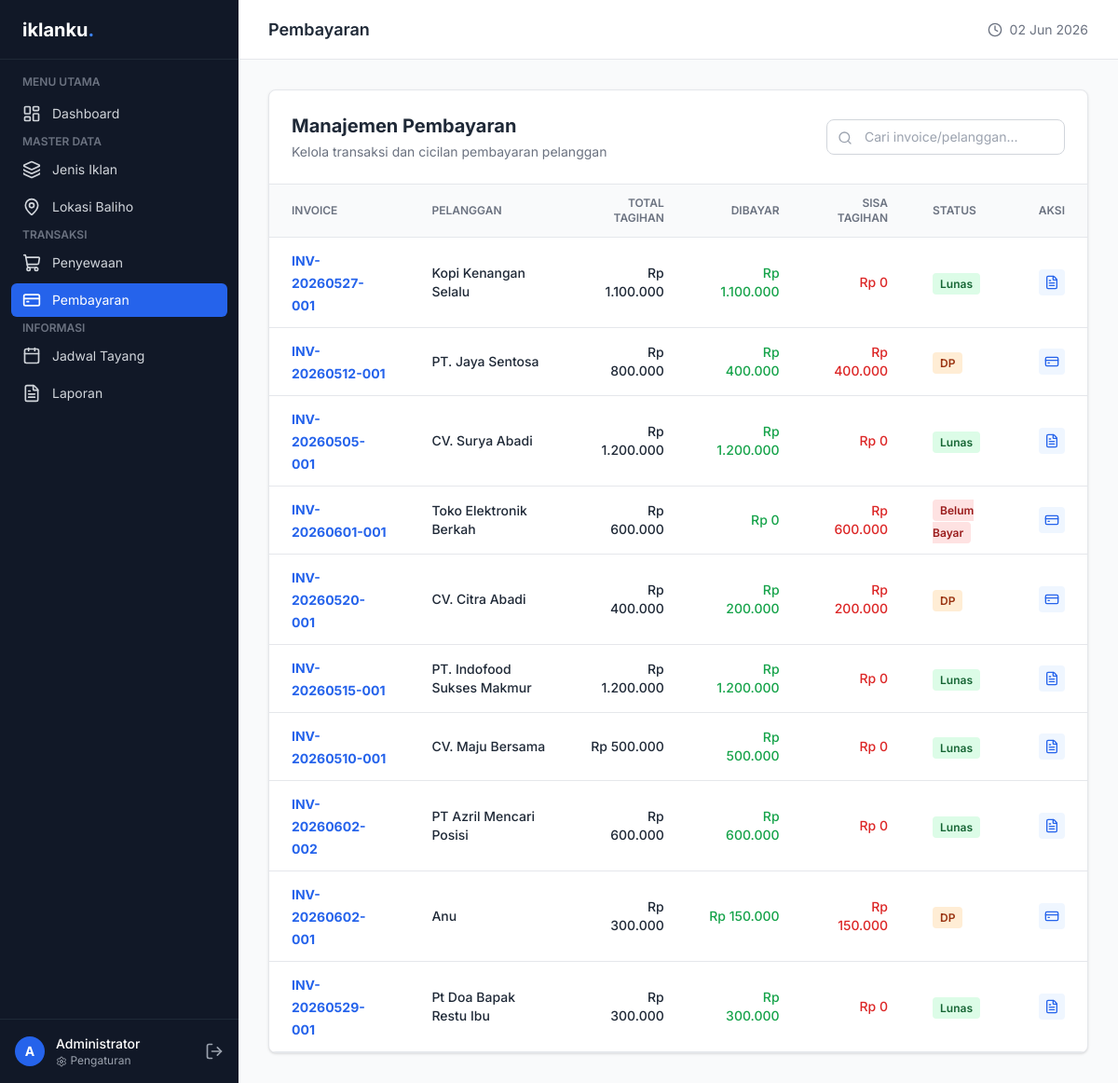
/pembayaran/index.php (signed in), run on the app's committed database.
### tables this page shows
CREATE TABLE `pembayaran` (
  `id` int(11) NOT NULL,
  `id_penyewaan` int(11) NOT NULL,
  `total_tagihan` decimal(15,2) NOT NULL,
  `dibayar` decimal(15,2) DEFAULT 0.00,
  `sisa_tagihan` decimal(15,2) NOT NULL,
  `status_pembayaran` enum('Belum Bayar','DP','Lunas') DEFAULT 'Belum Bayar',
  `updated_at` timestamp NOT NULL DEFAULT current_timestamp() ON UPDATE current_timestamp()
);

CREATE TABLE `penyewaan` (
  `id` int(11) NOT NULL,
  `no_invoice` varchar(50) NOT NULL,
  `id_lokasi` int(11) NOT NULL,
  `id_jenis` int(11) NOT NULL,
  `nama_pic` varchar(100) NOT NULL,
  `nama_pt` varchar(150) NOT NULL,
  `no_hp` varchar(20) NOT NULL,
  `email` varchar(100) NOT NULL,
  `alamat` text NOT NULL,
  `file_media` varchar(255) DEFAULT NULL,
  `tgl_mulai` date NOT NULL,
  `tgl_selesai` date NOT NULL,
  `total_hari` int(11) NOT NULL,
  `total_harga` decimal(15,2) NOT NULL,
  `status_penyewaan` enum('Pending','Aktif','Selesai','Dibatalkan') DEFAULT 'Pending',
  `created_at` timestamp NOT NULL DEFAULT current_timestamp()
);

### pembayaran/index.php (the view, shortened to what this page needs)
<?php
require_once '../includes/header.php';
require_once '../includes/sidebar.php';
$cari = $_GET['search'] ?? '';
$halaman = isset($_GET['page']) ? (int) $_GET['page'] : 1;
$batas_data = 10;
$mulai_dari = ($halaman - 1) * $batas_data;
$filter_pencarian = "";
$data_parameter = [];
$tipe_parameter = "";
$perintah_data = "SELECT pb.*, p.no_invoice, p.nama_pt, p.nama_pic, p.status_penyewaan
           FROM pembayaran pb
           JOIN penyewaan p ON pb.id_penyewaan = p.id
           $filter_pencarian
           ORDER BY pb.id DESC LIMIT ? OFFSET ?";
$siapkan_data = $conn->prepare($perintah_data);
if ($cari) {
    $data_parameter[] = $batas_data;
    $data_parameter[] = $mulai_dari;
    $siapkan_data->bind_param($tipe_parameter . "ii", ...$data_parameter);
} else {
    $siapkan_data->bind_param("ii", $batas_data, $mulai_dari);
}
$siapkan_data->execute();
$hasil_data = $siapkan_data->get_result();
?>
<div class="bg-white rounded-lg shadow border border-gray-200 overflow-hidden">
    <div class="p-4 md:p-6 border-b border-gray-200 flex flex-col md:flex-row md:items-center justify-between gap-4">
        <div>
            <h2 class="text-xl font-bold text-gray-800">Manajemen Pembayaran</h2>
            <p class="text-sm text-gray-500 mt-1">Kelola transaksi dan cicilan pembayaran pelanggan</p>
        </div>
        <div class="flex flex-col sm:flex-row gap-3">
            <form action="" method="GET" class="relative">
                <input type="text" name="search" value="<?= htmlspecialchars($cari) ?>"
                    placeholder="Cari invoice/pelanggan..."
                    class="w-full sm:w-64 pl-10 pr-4 py-2 border border-gray-300 rounded-lg text-sm">
                <i data-lucide="search" class="w-4 h-4 text-gray-400 absolute left-3 top-3"></i>
            </form>
        </div>
    </div>
    <div class="overflow-x-auto">
        <table class="w-full text-left">
            <thead>
                <tr class="bg-gray-50 text-gray-500 text-xs uppercase">
                    <th class="px-6 py-3 font-semibold border-b">Invoice</th>
                    <th class="px-6 py-3 font-semibold border-b">Pelanggan</th>
                    <th class="px-6 py-3 font-semibold border-b text-right hidden sm:table-cell">Total Tagihan</th>
                    <th class="px-6 py-3 font-semibold border-b text-right hidden md:table-cell">Dibayar</th>
                    <th class="px-6 py-3 font-semibold border-b text-right">Sisa Tagihan</th>
                    <th class="px-6 py-3 font-semibold border-b">Status</th>
                    <th class="px-6 py-3 font-semibold border-b text-right">Aksi</th>
                </tr>
            </thead>
            <tbody>
                <?php if ($hasil_data->num_rows > 0): ?>
                    <?php while ($baris = $hasil_data->fetch_assoc()): ?>
                        <tr class="hover:bg-gray-50 border-b">
                            <td class="px-6 py-3">
                                <a href="../penyewaan/detail.php?id=<?= $baris['id_penyewaan'] ?>"
                                    class="text-sm font-bold text-blue-600 hover:text-blue-800">
                                    <?= htmlspecialchars($baris['no_invoice']) ?>
                                </a>
                            </td>
                            <td class="px-6 py-3 text-sm font-medium text-gray-800">
                                <?= htmlspecialchars($baris['nama_pt'] ?: $baris['nama_pic']) ?>
                            </td>
                            <td class="px-6 py-3 text-sm text-gray-800 font-medium text-right hidden sm:table-cell">
                                Rp <?= number_format($baris['total_tagihan'], 0, ',', '.') ?>
                            </td>
                            <td class="px-6 py-3 text-sm text-green-600 font-medium text-right hidden md:table-cell">
                                Rp <?= number_format($baris['dibayar'], 0, ',', '.') ?>
                            </td>
                            <td class="px-6 py-3 text-sm text-red-600 font-medium text-right">
                                Rp <?= number_format($baris['sisa_tagihan'], 0, ',', '.') ?>
                            </td>
                            <td class="px-6 py-3">
                                <?php
                                $warna_status = 'bg-gray-100 text-gray-800';
                                if ($baris['status_pembayaran'] == 'Belum Bayar')
                                    $warna_status = 'bg-red-100 text-red-800';
                                else if ($baris['status_pembayaran'] == 'DP')
                                    $warna_status = 'bg-orange-100 text-orange-800';
                                else if ($baris['status_pembayaran'] == 'Lunas')
                                    $warna_status = 'bg-green-100 text-green-800';
                                ?>
                                <span class="px-2 py-1 rounded text-xs font-semibold <?= $warna_status ?>">
                                    <?= htmlspecialchars($baris['status_pembayaran']) ?>
                                </span>
                            </td>
                            <td class="px-6 py-3 text-right">
                                <a href="pay.php?id_penyewaan=<?= $baris['id_penyewaan'] ?>"
                                    class="text-blue-600 p-1.5 bg-blue-50 rounded inline-flex">
                                    <i data-lucide="<?= $baris['status_pembayaran'] == 'Lunas' ? 'file-text' : 'credit-card' ?>"
                                        class="w-4 h-4"></i>
                                </a>
                            </td>
                        </tr>
                    <?php endwhile; ?>
                <?php else: ?>
                    <tr>
                        <td colspan="7" class="px-6 py-8 text-center text-gray-500">Tidak ada data pembayaran.</td>
                    </tr>
                <?php endif; ?>
            </tbody>
        </table>
    </div>
</div>
<?php require_once '../includes/footer.php'; ?>

### includes/header.php (style rules this page uses)
body { font-family: 'Inter', sans-serif; }

### data on the page
pembayaran: id_penyewaan.no_invoice "INV-20260527-001", id_penyewaan.nama_pt "Kopi Kenangan Selalu", total_tagihan "1.100.000", dibayar "1.100.000", sisa_tagihan "0", status_pembayaran "Lunas"
pembayaran: id_penyewaan.no_invoice "INV-20260512-001", id_penyewaan.nama_pt "PT. Jaya Sentosa", total_tagihan "800.000", dibayar "400.000", sisa_tagihan "400.000", status_pembayaran "DP"
pembayaran: id_penyewaan.no_invoice "INV-20260505-001", id_penyewaan.nama_pt "CV. Surya Abadi", total_tagihan "1.200.000", dibayar "1.200.000", sisa_tagihan "0", status_pembayaran "Lunas"
pembayaran: id_penyewaan.no_invoice "INV-20260601-001", id_penyewaan.nama_pt "Toko Elektronik Berkah", total_tagihan "600.000", dibayar "0", sisa_tagihan "600.000", status_pembayaran "Belum Bayar"
pembayaran: id_penyewaan.no_invoice "INV-20260520-001", id_penyewaan.nama_pt "CV. Citra Abadi", total_tagihan "400.000", dibayar "200.000", sisa_tagihan "200.000", status_pembayaran "DP"
pembayaran: id_penyewaan.no_invoice "INV-20260515-001", id_penyewaan.nama_pt "PT. Indofood Sukses Makmur", total_tagihan "1.200.000", dibayar "1.200.000", sisa_tagihan "0", status_pembayaran "Lunas"
pembayaran: id_penyewaan.no_invoice "INV-20260510-001", id_penyewaan.nama_pt "CV. Maju Bersama", total_tagihan "500.000", dibayar "500.000", sisa_tagihan "0", status_pembayaran "Lunas"
pembayaran: id_penyewaan.no_invoice "INV-20260602-002", id_penyewaan.nama_pt "PT Azril Mencari Posisi", total_tagihan "600.000", dibayar "600.000", sisa_tagihan "0", status_pembayaran "Lunas"
pembayaran: id_penyewaan.no_invoice "INV-20260602-001", id_penyewaan.nama_pt "Anu", total_tagihan "300.000", dibayar "150.000", sisa_tagihan "150.000", status_pembayaran "DP"
pembayaran: id_penyewaan.no_invoice "INV-20260529-001", id_penyewaan.nama_pt "Pt Doa Bapak Restu Ibu", total_tagihan "300.000", dibayar "300.000", sisa_tagihan "0", status_pembayaran "Lunas"

### other printed values
substr($_SESSION['nama'], 0, 1) "A"
$_SESSION['nama'] "Administrator"
str_replace('_', ' ', $menu_aktif) "Pembayaran"
